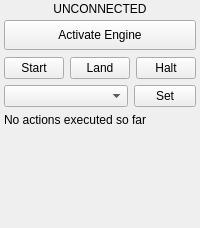
<?xml version="1.0" encoding="UTF-8"?>
<ui version="4.0">
 <class>uasControl</class>
 <widget class="QWidget" name="uasControl">
  <property name="geometry">
   <rect>
    <x>0</x>
    <y>0</y>
    <width>200</width>
    <height>228</height>
   </rect>
  </property>
  <property name="sizePolicy">
   <sizepolicy hsizetype="Minimum" vsizetype="Minimum">
    <horstretch>0</horstretch>
    <verstretch>0</verstretch>
   </sizepolicy>
  </property>
  <property name="minimumSize">
   <size>
    <width>200</width>
    <height>150</height>
   </size>
  </property>
  <property name="maximumSize">
   <size>
    <width>267</width>
    <height>16777215</height>
   </size>
  </property>
  <property name="windowTitle">
   <string>Form</string>
  </property>
  <property name="toolTip">
   <string>Control widget to send basic control actions to the micro air vehicle</string>
  </property>
  <layout class="QGridLayout" name="gridLayout" rowstretch="5,1,40,1,40,40,40,1000" columnstretch="5,20,20,25,5">
   <property name="margin" stdset="0">
    <number>4</number>
   </property>
   <item row="0" column="0" rowspan="7">
    <spacer name="horizontalSpacer">
     <property name="orientation">
      <enum>Qt::Horizontal</enum>
     </property>
     <property name="sizeHint" stdset="0">
      <size>
       <width>31</width>
       <height>159</height>
      </size>
     </property>
    </spacer>
   </item>
   <item row="0" column="1" rowspan="2" colspan="3">
    <widget class="QLabel" name="controlStatusLabel">
     <property name="minimumSize">
      <size>
       <width>0</width>
       <height>10</height>
      </size>
     </property>
     <property name="toolTip">
      <string>Currently controlled system</string>
     </property>
     <property name="statusTip">
      <string>Currently controlled system</string>
     </property>
     <property name="text">
      <string>UNCONNECTED</string>
     </property>
     <property name="alignment">
      <set>Qt::AlignCenter</set>
     </property>
     <property name="margin">
      <number>0</number>
     </property>
    </widget>
   </item>
   <item row="3" column="1" colspan="3">
    <spacer name="verticalSpacer">
     <property name="orientation">
      <enum>Qt::Vertical</enum>
     </property>
     <property name="sizeHint" stdset="0">
      <size>
       <width>216</width>
       <height>17</height>
      </size>
     </property>
    </spacer>
   </item>
   <item row="4" column="1" colspan="3">
    <layout class="QHBoxLayout" name="horizontalLayout">
     <property name="spacing">
      <number>6</number>
     </property>
     <item>
      <widget class="QPushButton" name="liftoffButton">
       <property name="minimumSize">
        <size>
         <width>25</width>
         <height>16</height>
        </size>
       </property>
       <property name="toolTip">
        <string>Liftoff / Launch</string>
       </property>
       <property name="statusTip">
        <string>Liftoff / Launch</string>
       </property>
       <property name="text">
        <string>Start</string>
       </property>
       <property name="icon">
        <iconset resource="../../../qgroundcontrol.qrc">
         <normaloff>:/files/images/control/launch.svg</normaloff>:/files/images/control/launch.svg</iconset>
       </property>
      </widget>
     </item>
     <item>
      <widget class="QPushButton" name="landButton">
       <property name="minimumSize">
        <size>
         <width>25</width>
         <height>16</height>
        </size>
       </property>
       <property name="toolTip">
        <string>Fly straight to landing spot</string>
       </property>
       <property name="statusTip">
        <string>Fly straight to landing spot</string>
       </property>
       <property name="text">
        <string>Land</string>
       </property>
       <property name="icon">
        <iconset resource="../../../qgroundcontrol.qrc">
         <normaloff>:/files/images/control/land.svg</normaloff>:/files/images/control/land.svg</iconset>
       </property>
      </widget>
     </item>
     <item>
      <widget class="QPushButton" name="shutdownButton">
       <property name="minimumSize">
        <size>
         <width>25</width>
         <height>16</height>
        </size>
       </property>
       <property name="toolTip">
        <string>Only active on the ground: Poweroff system</string>
       </property>
       <property name="statusTip">
        <string>Only active on the ground: Poweroff system</string>
       </property>
       <property name="text">
        <string>Halt</string>
       </property>
       <property name="icon">
        <iconset resource="../../../qgroundcontrol.qrc">
         <normaloff>:/files/images/actions/system-log-out.svg</normaloff>:/files/images/actions/system-log-out.svg</iconset>
       </property>
      </widget>
     </item>
    </layout>
   </item>
   <item row="5" column="1" colspan="2">
    <widget class="QComboBox" name="modeComboBox">
     <property name="minimumSize">
      <size>
       <width>25</width>
       <height>16</height>
      </size>
     </property>
     <property name="toolTip">
      <string>Select MAV operation mode</string>
     </property>
     <property name="statusTip">
      <string>Select MAV operation mode</string>
     </property>
    </widget>
   </item>
   <item row="5" column="3">
    <widget class="QPushButton" name="setModeButton">
     <property name="minimumSize">
      <size>
       <width>25</width>
       <height>16</height>
      </size>
     </property>
     <property name="toolTip">
      <string>Transmit and enable mode on MAV</string>
     </property>
     <property name="statusTip">
      <string>Transmit and enable mode on MAV</string>
     </property>
     <property name="text">
      <string>Set</string>
     </property>
     <property name="icon">
      <iconset resource="../../../qgroundcontrol.qrc">
       <normaloff>:/files/images/devices/network-wireless.svg</normaloff>:/files/images/devices/network-wireless.svg</iconset>
     </property>
    </widget>
   </item>
   <item row="6" column="1" colspan="3">
    <widget class="QLabel" name="lastActionLabel">
     <property name="minimumSize">
      <size>
       <width>0</width>
       <height>10</height>
      </size>
     </property>
     <property name="toolTip">
      <string>Status label</string>
     </property>
     <property name="statusTip">
      <string>Status label</string>
     </property>
     <property name="text">
      <string>No actions executed so far</string>
     </property>
     <property name="alignment">
      <set>Qt::AlignLeading|Qt::AlignLeft|Qt::AlignTop</set>
     </property>
    </widget>
   </item>
   <item row="1" column="4" rowspan="6">
    <spacer name="horizontalSpacer_2">
     <property name="orientation">
      <enum>Qt::Horizontal</enum>
     </property>
     <property name="sizeHint" stdset="0">
      <size>
       <width>30</width>
       <height>159</height>
      </size>
     </property>
    </spacer>
   </item>
   <item row="2" column="1" colspan="3">
    <widget class="QPushButton" name="controlButton">
     <property name="minimumSize">
      <size>
       <width>0</width>
       <height>30</height>
      </size>
     </property>
     <property name="toolTip">
      <string>Main control button</string>
     </property>
     <property name="statusTip">
      <string>Main control button</string>
     </property>
     <property name="text">
      <string>Activate Engine</string>
     </property>
    </widget>
   </item>
   <item row="7" column="1" colspan="3">
    <spacer name="verticalSpacer_2">
     <property name="orientation">
      <enum>Qt::Vertical</enum>
     </property>
     <property name="sizeHint" stdset="0">
      <size>
       <width>20</width>
       <height>5</height>
      </size>
     </property>
    </spacer>
   </item>
  </layout>
 </widget>
 <resources>
  <include location="../../../qgroundcontrol.qrc"/>
 </resources>
 <connections/>
</ui>
